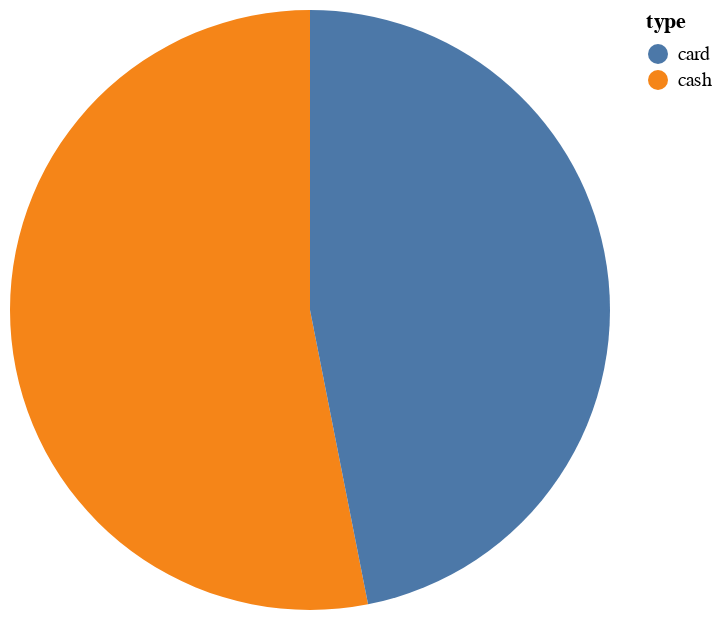

Notebook code cell kept with this figure:
### Code cell
alt.Chart(total_payment_methods).mark_arc().encode(
    theta="Proportion (%)",
    color="type"
)

### Figure 1 — Vega-Lite specification as saved in the notebook (floating-point values rounded to 4 significant figures)
{"config": {"view": {"continuousWidth": 300, "continuousHeight": 300}}, "data": {"name": "data-922e6e4a40992bc4bad1b303e0169e15"}, "mark": {"type": "arc"}, "encoding": {"color": {"field": "type", "type": "nominal"}, "theta": {"field": "Proportion (%)", "type": "quantitative"}}, "$schema": "https://vega.github.io/schema/vega-lite/v5.20.1.json", "datasets": {"data-922e6e4a40992bc4bad1b303e0169e15": [{"type": "cash", "count": 3182, "Proportion (%)": 53.1}, {"type": "card", "count": 2811, "Proportion (%)": 46.9}]}}
